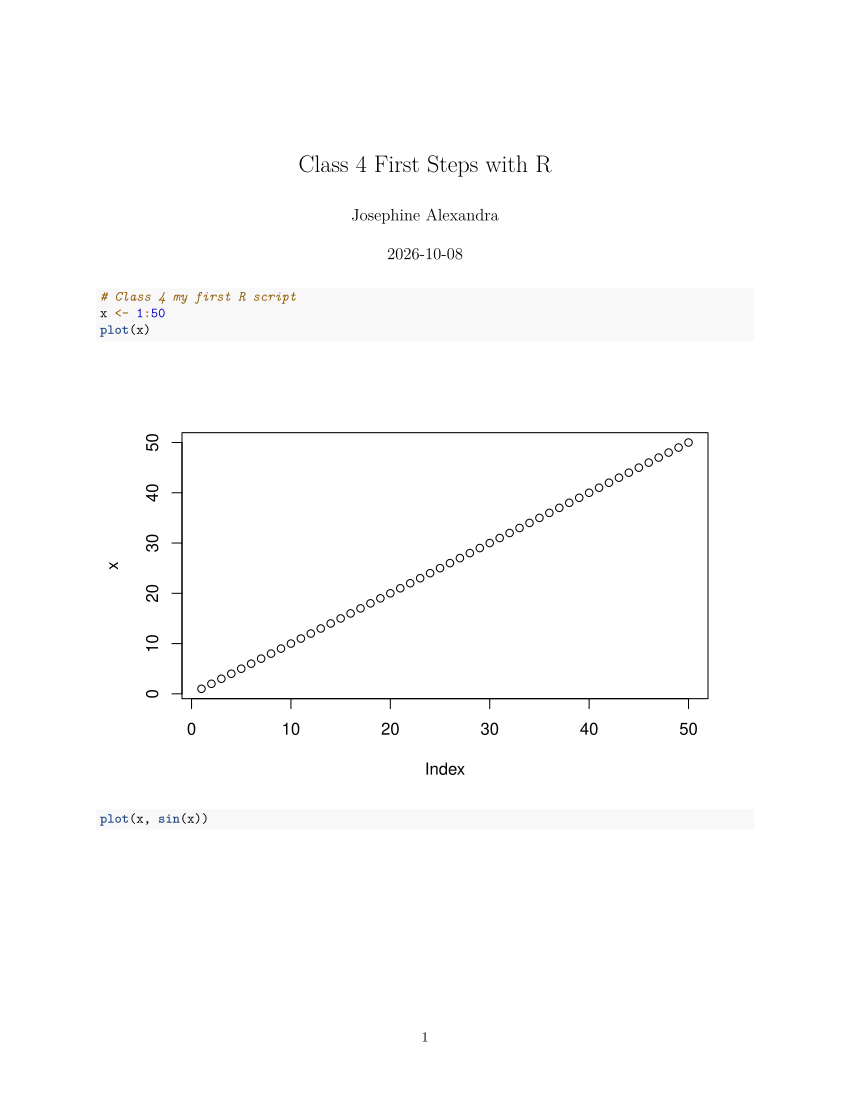

This chart was generated by the following R code:
#' ---
#' title: "Class 4 First Steps with R"
#' author: "Josephine Alexandra"
#' ---


# Class 4 my first R script
x <- 1:50
plot(x)
plot(x, sin(x))
plot(x, sin(x), typ="l", col="blue", lwd=3)
